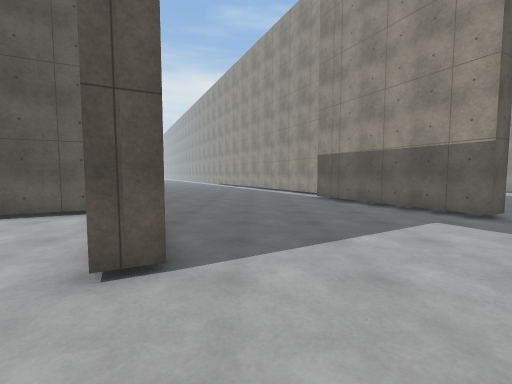
View 1 (above)

24 first-person views from a walk through a 3-D level made in the Unity game engine. The camera is 1.4 m above the floor, tilts 4° down and sees 90° across. The floor is counted in squares, 1 m on a side. Each view is taken from the middle of a square. On the plan, view 1 faces up. The plan holds only what a view shows up to about 13 squares ahead; the rest is blank. The place goes on beyond the plan. The player character is not drawn. Surface patterns are stand-ins for the level's own textures.

View 2
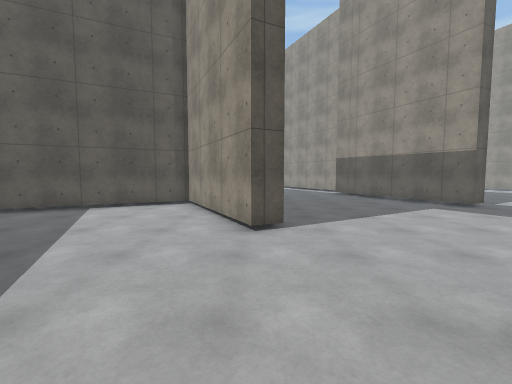

View 3
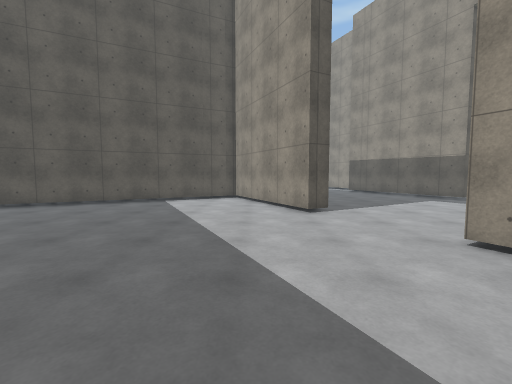

View 4
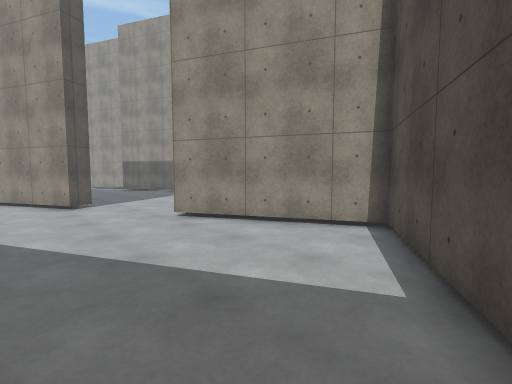

View 5
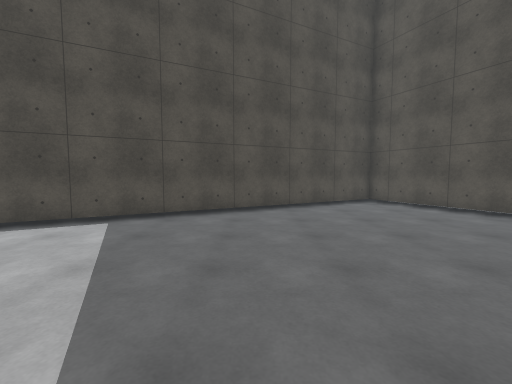

View 6
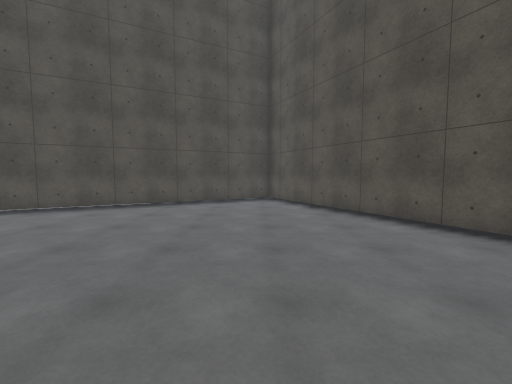

View 7
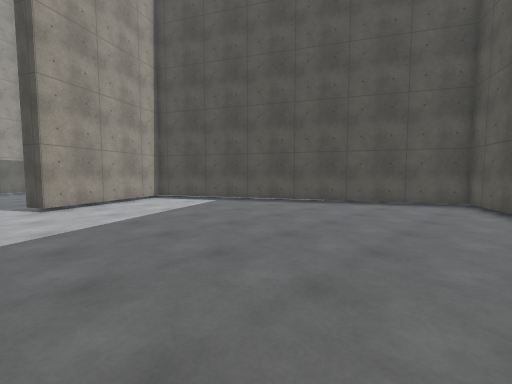

View 8
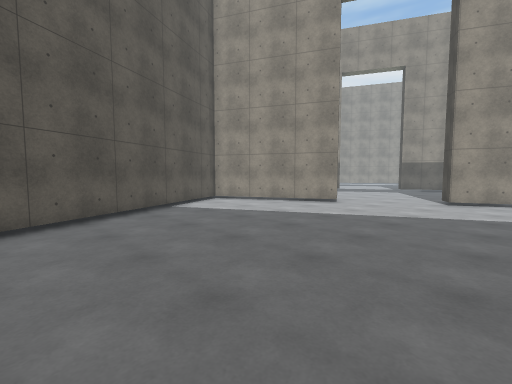

View 9
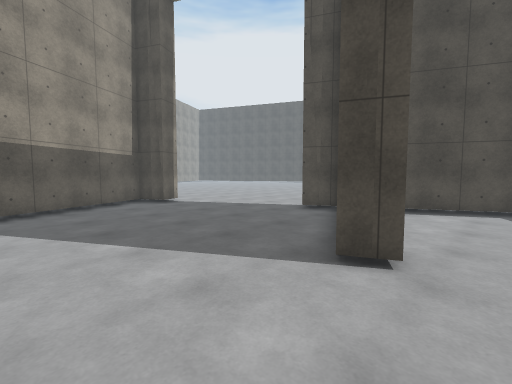

View 10
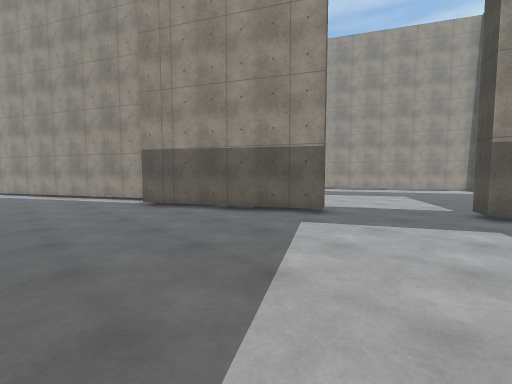

View 11
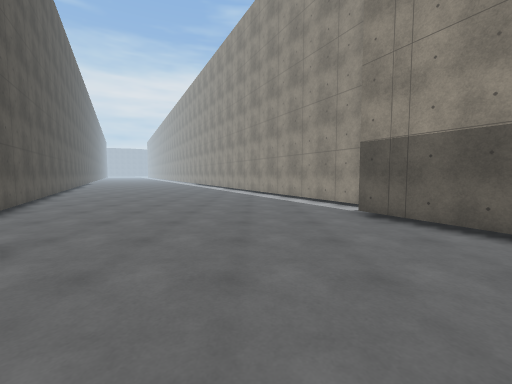

View 12
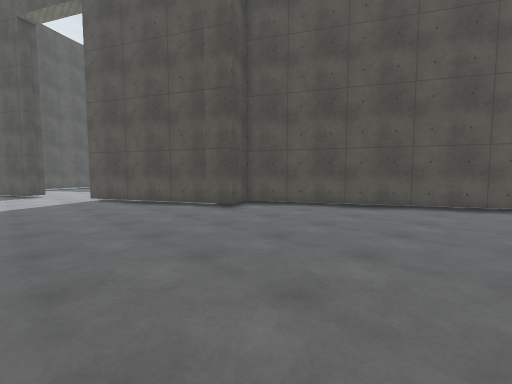

View 13
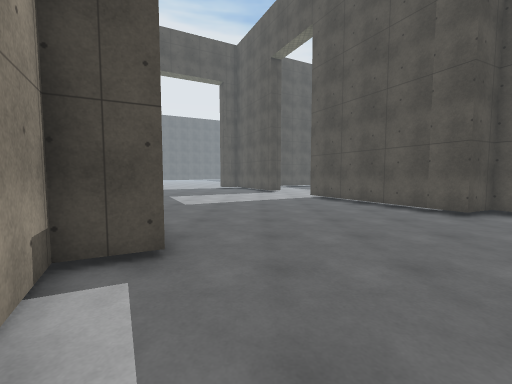

View 14
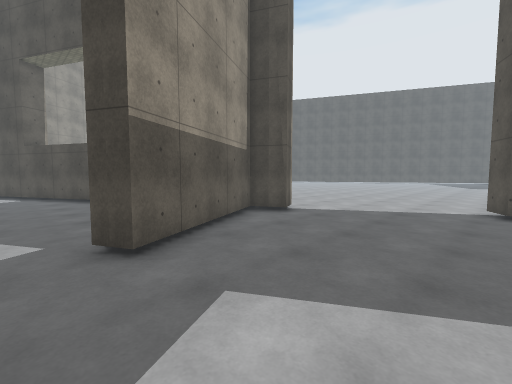

View 15
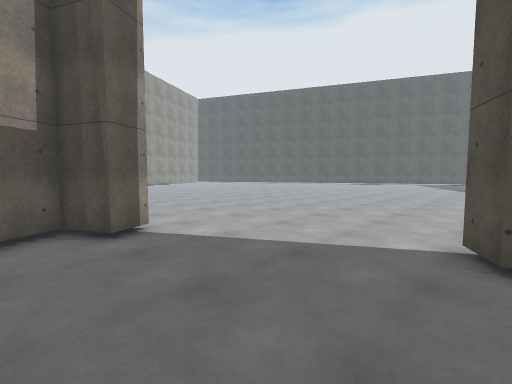

View 16
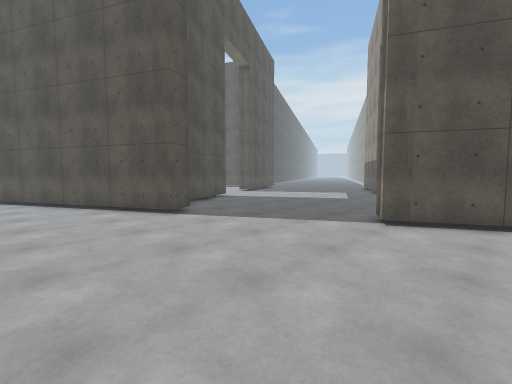

View 17
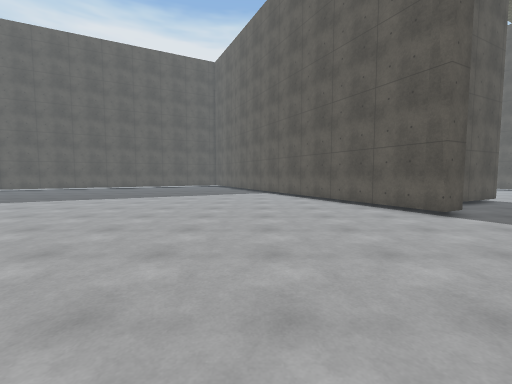

View 18
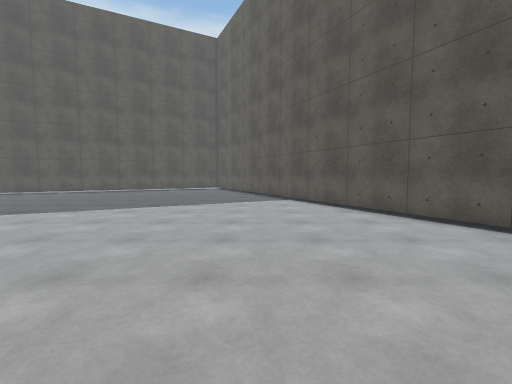

View 19
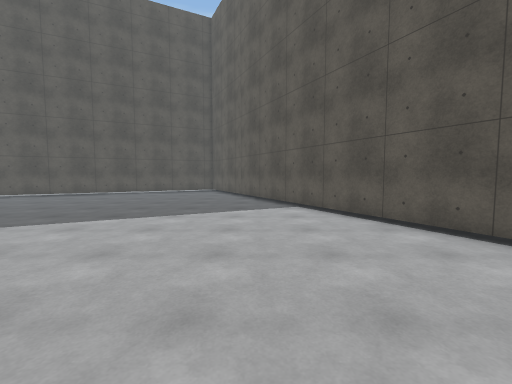

View 20
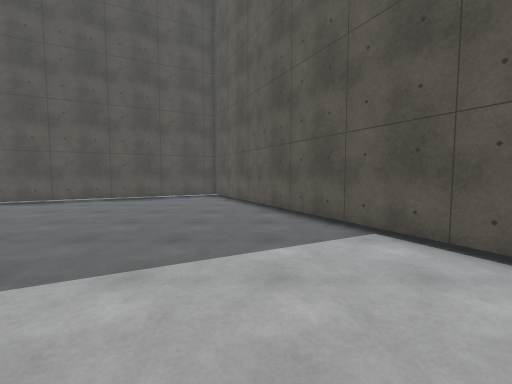

View 21
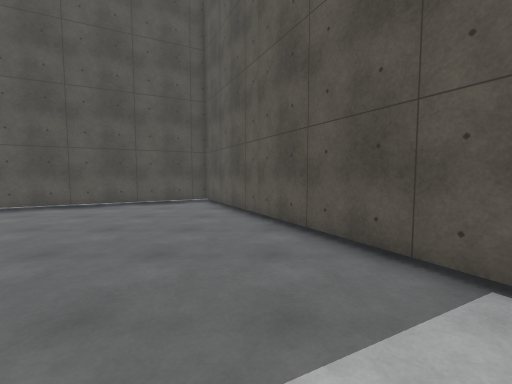

View 22
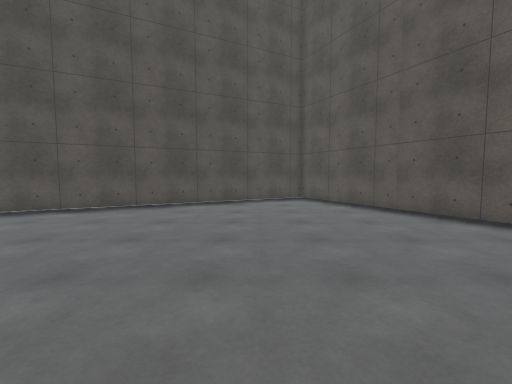

View 23
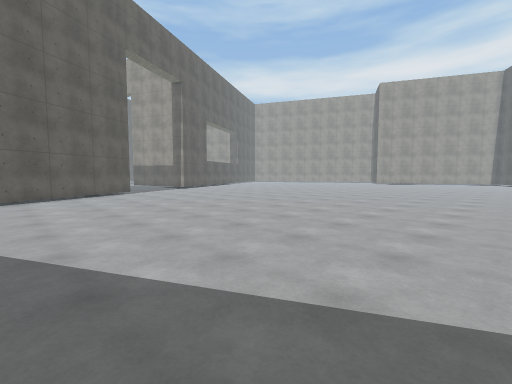

View 24
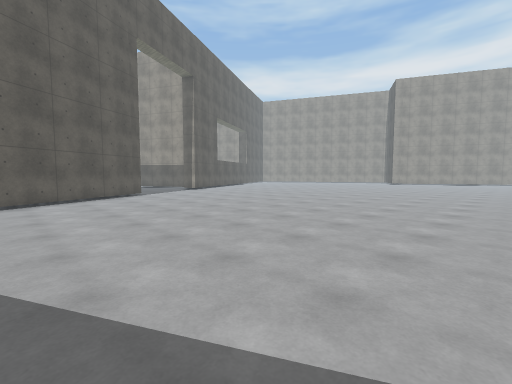

### Floor plan
Points are (right, up) in squares from view 1. A wall is a line through its corners. A room is listed if a view was taken in it or the views show most of it. See-through windows are left out.
Room 1 (views 1, 2, 3, 4, 5, 6, 7, 8)
walls: (-2.1, 3.2) (-5.2, 9.2) (-14.5, 4.6); (-14.5, -6.6) (-10.7, -14) (3, -6.8) (0.1, -1.1) (0.8, -0.7)
ways out: opening at (-0.5, 1.5) to room 2
Room 2 (views 9, 10, 11, 12, 13, 14, 15, 16, 17, 18, 19, 20, 21, 22, 23, 24)
walls: (3.8, -6.4) (5, -5.7) (5.6, -6.7) (-14.6, -17.2); (0.8, -0.7) (2.8, -4.6); (-1.3, 3.6) (-2.1, 3.2); (14, -2.3) (11.5, -3.6) (11, -2.6) (12.3, -1.9) (9.5, 3.4) (10.4, 3.9); (8.1, 8.1) (7.2, 7.7) (3.5, 14.8) (4.9, 15.5) (3, 19.1); (-14.5, -18.6) (-10.5, -26.5); (-11.1, 19.1) (-6.3, 10.1) (-4.9, 10.7) (-1.6, 4)
ways out: opening at (-0.5, 1.5) to room 1

Positions as (right, up) in squares from view 1, and headings:
1: (0, 0), facing up
2: (-2, -3), facing up
3: (-4, -6), facing up
4: (-4, -9), facing up-right
5: (-5, -1), facing down
6: (-10, 0), facing down
7: (-12, 0), facing down-right
8: (-14, -3), facing up-right
9: (-1, 3), facing down-right
10: (-1, 3), facing up-right
11: (0, 6), facing up
12: (2, 19), facing down-left
13: (2, 19), facing down
14: (5, 5), facing down-right
15: (5, -1), facing down-right
16: (14, -11), facing up-left
17: (14, -13), facing left
18: (9, -14), facing left
19: (6, -14), facing left
20: (1, -15), facing left
21: (-2, -15), facing left
22: (-1, -20), facing left
23: (-1, -26), facing up-right
24: (-1, -24), facing up-right
